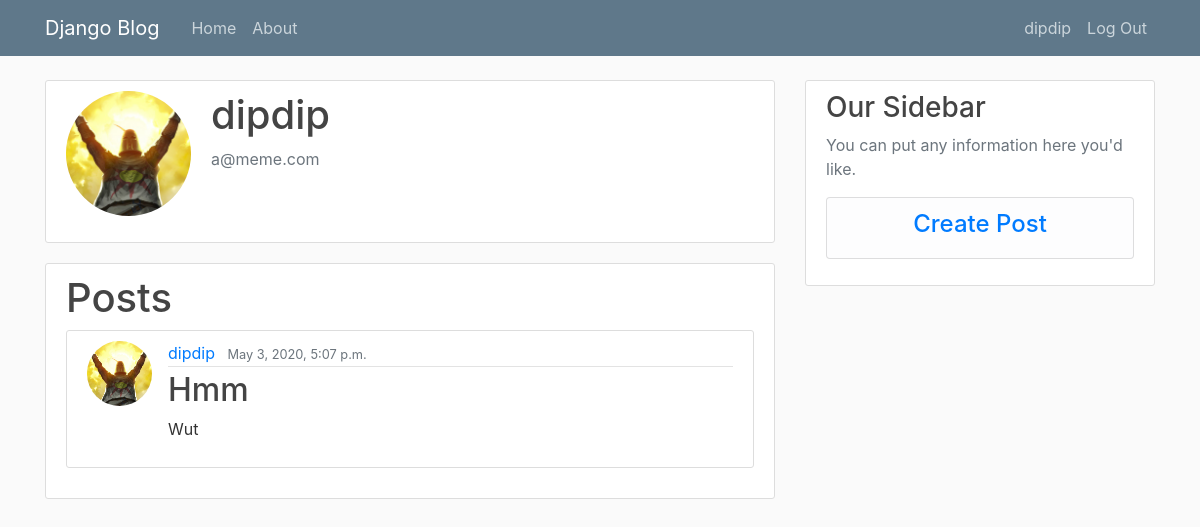
Page /user/4/ (signed in) on the committed database.
### users/models.py (models this page shows, shortened)
class Profile(models.Model):
    user = models.OneToOneField(User, on_delete=models.CASCADE)
    image = models.ImageField(default='default.jpg', upload_to='profile_pics')

### Blog/models.py (models this page shows, shortened)
class Post(models.Model):
	title = models.CharField(max_length=100)
	content = models.TextField()
	date_posted = models.DateTimeField(default=timezone.now)
	author = models.ForeignKey(User, on_delete=models.CASCADE)
	likers = models.ManyToManyField(User, related_name = 'likers', blank = True)

### users/views.py (the view)
# urls.py: path('user/<pk>/', ProfileDetailView.as_view(), name='profile-other'),
class ProfileDetailView(DetailView):
	model = Profile
	template_name = 'users/profile_other.html'
	def get_context_data(self, **kwargs):
		context = super().get_context_data(**kwargs)
		context['posts'] = Post.objects.filter(author__profile = self.object)
		return context

### users/templates/users/profile_other.html
{% extends "Blog/base.html" %}
{% load crispy_forms_tags %}
{% block content %}
    <div class="content-section">
      <div class="media">
        <img class="rounded-circle account-img" src="{{object.user.profile.image.url}}">
        <div class="media-body">
          <h2 class="account-heading">{{ object.user.username }}</h2>
          <p class="text-secondary">{{ object.user.email }}</p>
        </div>
      </div>
      </div>
      <div class = "content-section">
        <h1> Posts </h1>
      {% for post in posts %}
    	<article class="media content-section">
    				<img class = "rounded-circle article-img" src = "{{post.author.profile.image.url}}">
      <div class="media-body">
        <div class="article-metadata">
          <a class="mr-2" href="{% url 'profile-other' post.author.profile.id %}">{{ post.author }}</a>
          <small class="text-muted">{{ post.date_posted }}</small>
        </div>
        <h2><a class="article-title" href="{% url 'post-detail' post.id %}">{{ post.title }}</a></h2>
        <p class="article-content">{{ post.content }}</p>
      </div>
    </article>
    </div>
    	{% endfor %}
{% endblock content %}

### Blog/templates/Blog/base.html (shortened to what this page needs)
{% load static %}
<!DOCTYPE HTML>
<html lang="en">
  <head>
    <link rel="stylesheet" href="https://maxcdn.bootstrapcdn.com/bootstrap/4.0.0/css/bootstrap.min.css">
	<link rel="stylesheet" type="text/css" href="{%static 'Blog/main.css' %}">
</head>
<body>
	<header class="site-header">
  <nav class="navbar navbar-expand-md navbar-dark bg-steel fixed-top">
    <div class="container">
      <a class="navbar-brand mr-4" href="/">Django Blog</a>
      <div class="collapse navbar-collapse" id="navbarToggle">
        <div class="navbar-nav mr-auto">
          <a class="nav-item nav-link" href="{% url 'blog-home' %}">Home</a>
          <a class="nav-item nav-link" href="{% url 'blog-about' %}">About</a>
        </div>
        <div class="navbar-nav">
          {% if user.is_authenticated%}
                      <a class="nav-item nav-link" href="{% url 'profile' %}"> {{user.username }}</a>
                      <a class="nav-item nav-link" href="{% url 'logout' %}">Log Out</a>
          {% else %}
                      <a class="nav-item nav-link" href="{% url 'login' %}">Login</a>
                      <a class="nav-item nav-link" href="{% url 'register' %}">Register</a>
          {% endif %}
        </div>
      </div>
    </div>
  </nav>
</header>
<main role="main" class="container">
  <div class="row">
    <div class="col-md-8">
      {% block content %}{% endblock %}
    </div>
    <div class="col-md-4">
      <div class="content-section">
        <h3>Our Sidebar</h3>
        <p class='text-muted'>You can put any information here you'd like.
          <ul class="list-group">
            {% if user.is_authenticated%}
                <li class="list-group-item list-group-item-light"> <h4 align = "center" ><a href = "{% url 'post-create' %}"> Create Post </a> </h4></li>
            {% endif %}
          </ul>
        </p>
      </div>
    </div>
  </div>
</main>
  </body>
</html>

### Blog/static/Blog/main.css (style rules this page uses)
body { background: #fafafa; color: #333333; margin-top: 5rem; }
h1, h2, h3, h4, h5, h6 { color: #444444; }
ul { margin: 0; }
.bg-steel { background-color: #5f788a; }
.site-header .navbar-nav .nav-link { color: #cbd5db; }
.content-section { background: #ffffff; padding: 10px 20px; border: 1px solid #dddddd; border-radius: 3px; margin-bottom: 20px; }
.article-title { color: #444444; }
.article-content { white-space: pre-line; }
.article-img { height: 65px; width: 65px; margin-right: 16px; }
.article-metadata { padding-bottom: 1px; margin-bottom: 4px; border-bottom: 1px solid #e3e3e3 }
.account-img { height: 125px; width: 125px; margin-right: 20px; margin-bottom: 16px; }
.account-heading { font-size: 2.5rem; }

### rows in the picture
Profile: user.profile.image (placeholder picture), user.username "dipdip", user.email "a@meme.com"
Post: author.profile.image (placeholder picture), author "dipdip", date_posted "May 3, 2020, 5:07 p.m.", title "Hmm", content "Wut"

### other values in the picture
{{ user.username }} "dipdip"
